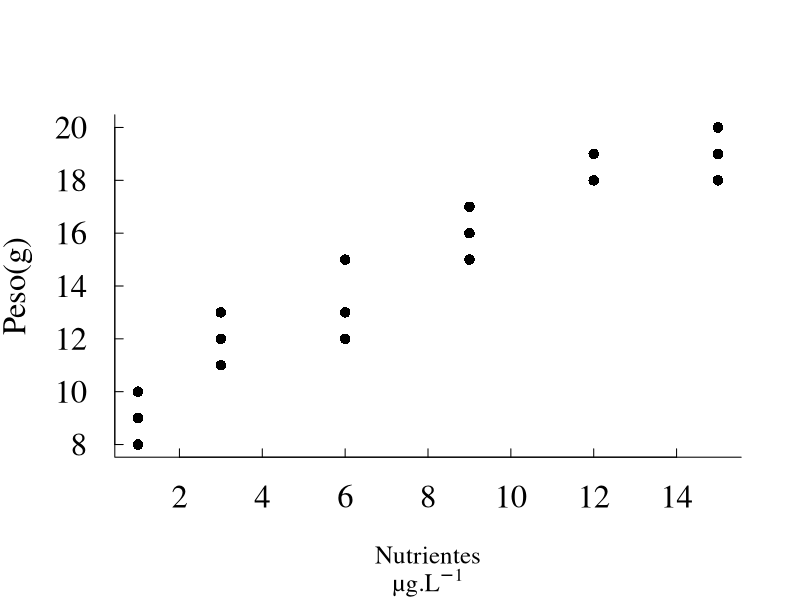

This chart was generated by the following R code: (Note: this script raises an error after producing the figure.)
### AULA 4 - ANOVA e Regressão. 
#Regressão Linear
rm(list=ls())
nutrientes <- c(1,1,1,3,3,3,6,6,6,9,9,9,12,12,12,15,15,15)
peso <- c(10,8,9, 12,11,13,15,13,12,16,17,15,18,19,18,20,19,18)

par(cex.axis=1.4,cex.lab=1.4,las=1,bty="l", tcl=0.3,pch=16,cex=1.4,family = "serif")
plot(peso~nutrientes, xlab="", ylab="Peso(g)")
mtext(expression(µg.L^{-1}), side = 1, line = 4.2, cex = 1.5)
mtext('Nutrientes', side = 1, line = 3, cex = 1.5)
text(locator(1), "0.71A + 9.72")

#plotar linha de regressão
reg <- lm(peso~nutrientes) 
summary(reg)
abline (reg, col = "red")

#plotar o valor da correlação de Pearson
legend("bottomright", bty="n", legend="r 0.95", cex = 1.2)


babies <-  read.csv("babies.csv", sep =";")
babies

fumo = lm(babies$weight~babies$bwt+babies$gestation)
summary(fumo)

par(mfrow = c(1,2))
boxplot(babies$weight~babies$smoke, outline = F)
boxplot(babies$weight~babies$smoke, outline = T)



conc.PO4 <-  c(1,2,3,4,5,6,7,8)
abs <-  c(0.2,0.36,0.6,0.72,1,1.2,1.23,1.6)
length(abs)
conc = lm(conc.PO4~abs)
summary(conc)
plot(conc.PO4~abs, pch = 16)
abline(conc, col = 2)


## Teste T - Vamos trabalhar com dados hipotéticos de peso de macroalgas
Rhodophyta = rnorm(30,9,1)
Phaeophyceae = rnorm(30,13,1)
algas = data.frame(Rhodophyta,Phaeophyceae)

head(algas) # Primeiro verificamos a estrutura dos dados

boxplot(algas)

media.algas = apply(algas,2,mean)
vetor.obs=1:60
vetor.dados=c(Rhodophyta, Phaeophyceae)
media.geral=mean(c(Rhodophyta,Phaeophyceae))
media.geral
dif.geral=algas-media.geral
dif.geral
sum(dif.geral)
round(sum(dif.geral),10)
ss.algas=dif.geral^2
ss.algas
ss.total=sum(ss.algas)
ss.total
vetor.cor<-rep(1:2, each=30)
vetor.medias<-rep(media.algas, each=30)
####GRAFICOS
plot(vetor.obs,vetor.dados,ylim=c(0,20),pch=(rep(c(15,16),each=30)),col=vetor.cor,ylab="Variável Resposta", xlab="Observações")
for(i in 1:60)
{
  lines(c(i,i),c(vetor.dados[i],mean(vetor.dados)),col=vetor.cor[i])
}
abline(h=media.geral)

#GRAFICO INTRA GRUPOS
plot(vetor.obs,vetor.dados,ylim=c(0,20),pch=(rep(c(15,16),each=30)),col=vetor.cor,main="Variação Intra Grupos",ylab="Variável Resposta", xlab="Observações")
for(i in 1:60)
{
  lines(c(i,i),c(vetor.medias[i],vetor.dados[i]),col=vetor.cor[i])
}
lines(c(1,30),c(media.algas[1],media.algas[1]),col=1)
lines(c(31,60),c(media.algas[2],media.algas[2]),col=2)


## FAZENDO O TESTE
shapiro.test(Rhodophyta)
shapiro.test(Phaeophyceae)

bartlett.test(c(Rhodophyta,Phaeophyceae), grupo)

t.test(c(Rhodophyta,Phaeophyceae)~ grupo)



##ANOVA NA UNHA _ AULA DA DISCIPLINA DO PROF ALEXANDRE ADALARDO.
Chlorophyta = rnorm(30,18,2)
Rhodophyta = rnorm(30,9,1)
Phaeophyceae = rnorm(30,13,1)
algas = data.frame(Chlorophyta,Rhodophyta,Phaeophyceae)
algas
str(algas)
boxplot(algas)
media.algas<-apply(algas,2,mean)
vetor.obs=1:90
vetor.dados=c(Chlorophyta,Rhodophyta,Phaeophyceae)
media.geral=mean(c(Chlorophyta,Rhodophyta,Phaeophyceae))
media.geral
dif.geral=algas-media.geral
dif.geral
sum(dif.geral)
round(sum(dif.geral),10)
ss.algas=dif.geral^2
ss.algas
ss.total=sum(ss.algas)
ss.total
vetor.cor<-rep(1:3, each=30)
vetor.medias<-rep(media.algas, each=30)
####GRAFICOS
plot(vetor.obs,vetor.dados,ylim=c(0,30),pch=(rep(c(15,16,17),each=30)),col=vetor.cor,ylab="Variável Resposta", xlab="Observações")
for(i in 1:90)
{
  lines(c(i,i),c(vetor.dados[i],mean(vetor.dados)),col=vetor.cor[i])
}
abline(h=media.geral)

#GRAFICO INTRA GRUPOS
plot(vetor.obs,vetor.dados,ylim=c(0,30),pch=(rep(c(15,16,17),each=30)),col=vetor.cor,main="Variação Intra Grupos",ylab="Variável Resposta", xlab="Observações")
for(i in 1:90)
{
  lines(c(i,i),c(vetor.medias[i],vetor.dados[i]),col=vetor.cor[i])
}
lines(c(1,30),c(media.algas[1],media.algas[1]),col=1)
lines(c(31,60),c(media.algas[2],media.algas[2]),col=2)
lines(c(61,90),c(media.algas[3],media.algas[3]),col=3)

#CALCULOS
algas
media.algas
ss.chlo=sum((Chlorophyta-media.algas["Chlorophyta"])^2)
ss.chlo
ss.rho=sum((Rhodophyta-media.algas["Rhodophyta"])^2)
ss.rho
ss.pha=sum((Phaeophyceae-media.algas["Phaeophyceae"])^2)
ss.pha
ss.intra=ss.chlo+ss.rho+ss.pha
ss.intra


plot(vetor.obs,vetor.medias,ylim=c(5,20),pch=(rep(c(15,16,17),each=30)),col=vetor.cor,main="Variação Entre Grupos",ylab="Variável Resposta", xlab="Observações")
for(i in 1:90)
{
  lines(c(i,i),c(vetor.medias[i],mean(vetor.medias)),col=vetor.cor[i])
}
abline(h=media.geral)
points(vetor.obs,vetor.dados,ylim=c(0,20),pch=(rep(c(0,1,2),each=30)),col=vetor.cor,cex=0.5)

#### Cálculo dos valores

media.algas=apply(algas,2,mean)
media.algas
media.geral
ss.entre=10*sum((media.algas-media.geral)^2)
ss.entre

ss.intra+ss.entre
ss.total

ms.entre=ss.entre/2
ms.intra=ss.intra/87
ms.entre
ms.intra
F.algas=ms.entre/ms.intra
F.algas
p.algas=pf(F.algas,2,87, lower.tail=FALSE)
p.algas

grupo = rep(c("Chlorophyta","Rhodophyta","Phaeophyceae"),each=30)


anv = aov(c(Chlorophyta,Rhodophyta,Phaeophyceae)~grupo)
summary(anv)
TukeyHSD(anv)
